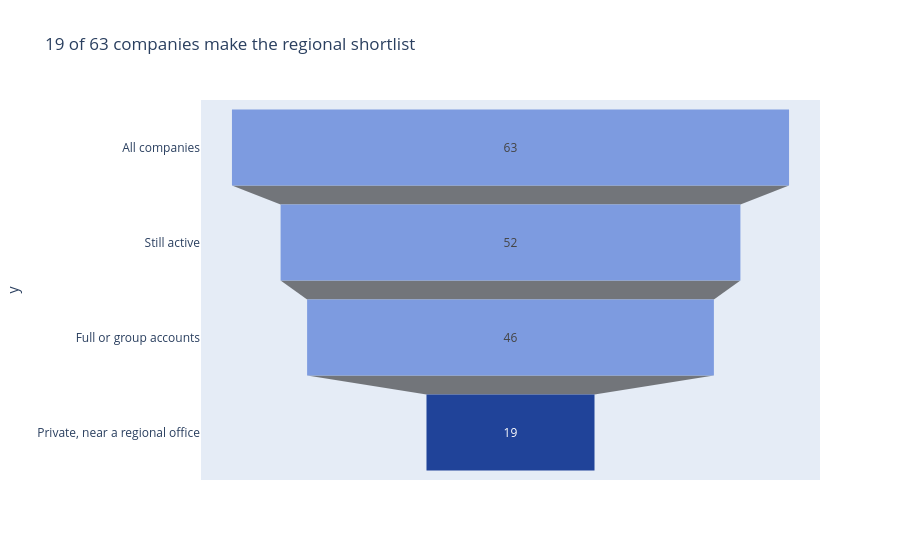

This figure's notebook cell:
### Markdown cell above
I charted how each step narrows the 63 companies down to the shortlist.

### Code cell
# How each step narrows the 63 companies down to the shortlist
steps = ["All companies", "Still active", "Full or group accounts", "Private, near a regional office"]
funnel_counts = [len(df_prof_clean), len(active_companies), len(prospects), len(regional_private)]

# px.funnel draws one centred bar per step, widest first, with each number on its bar
fig = px.funnel(x=funnel_counts, y=steps,
                title=f"{len(regional_private)} of {len(df_prof_clean)} companies make the regional shortlist")

# Light blue for each step, dark blue for the final shortlist
fig.update_traces(marker_color=[BLUE_LIGHT, BLUE_LIGHT, BLUE_LIGHT, BDO_BLUE])
fig.show()

### Figure 1 — Plotly figure (JSON) as saved in the notebook; plotly's stock layout.template omitted (floating-point values rounded to 4 significant figures)
{"data": [{"hovertemplate": "x=%{x}<br>y=%{y}<extra></extra>", "legendgroup": "", "marker": {"color": ["#7D9BE0", "#7D9BE0", "#7D9BE0", "#204399"]}, "name": "", "orientation": "h", "showlegend": false, "type": "funnel", "x": [63, 52, 46, 19], "xaxis": "x", "y": ["All companies", "Still active", "Full or group accounts", "Private, near a regional office"], "yaxis": "y"}], "layout": {"legend": {"tracegroupgap": 0}, "title": {"text": "19 of 63 companies make the regional shortlist"}, "xaxis": {"anchor": "y", "domain": [0, 1], "title": {"text": "x"}}, "yaxis": {"anchor": "x", "domain": [0, 1], "title": {"text": "y"}}}}
